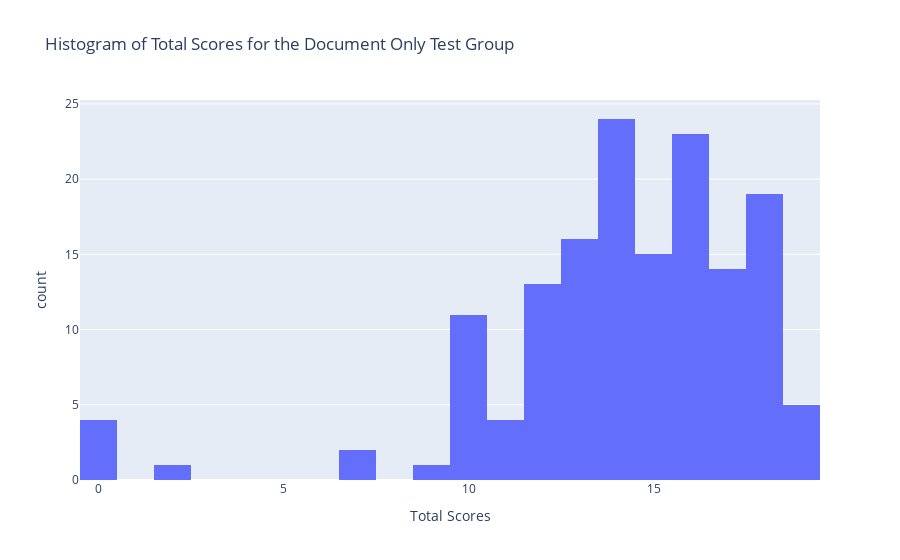

The notebook cell this image was saved under:
### Code cell
documentScoreHist = px.histogram(dfDocument, x='Score',
                  title='Histogram of Total Scores for the Document Only Test Group', 
                  labels={'Score':'Total Scores'})
documentScoreHist.show()

### Figure 1 — Plotly figure (JSON) as saved in the notebook; plotly's stock layout.template omitted (floating-point values rounded to 4 significant figures; data arrays with more than 128 entries replaced by an {"elided": "..."} marker saying what was removed)
{"data": [{"alignmentgroup": "True", "bingroup": "x", "hovertemplate": "Total Scores=%{x}<br>count=%{y}<extra></extra>", "legendgroup": "", "marker": {"color": "#636efa"}, "name": "", "offsetgroup": "", "orientation": "v", "showlegend": false, "type": "histogram", "x": {"elided": "152 int values"}, "xaxis": "x", "yaxis": "y"}], "layout": {"barmode": "relative", "legend": {"tracegroupgap": 0}, "title": {"text": "Histogram of Total Scores for the Document Only Test Group"}, "xaxis": {"anchor": "y", "domain": [0, 1], "title": {"text": "Total Scores"}}, "yaxis": {"anchor": "x", "domain": [0, 1], "title": {"text": "count"}}}}
